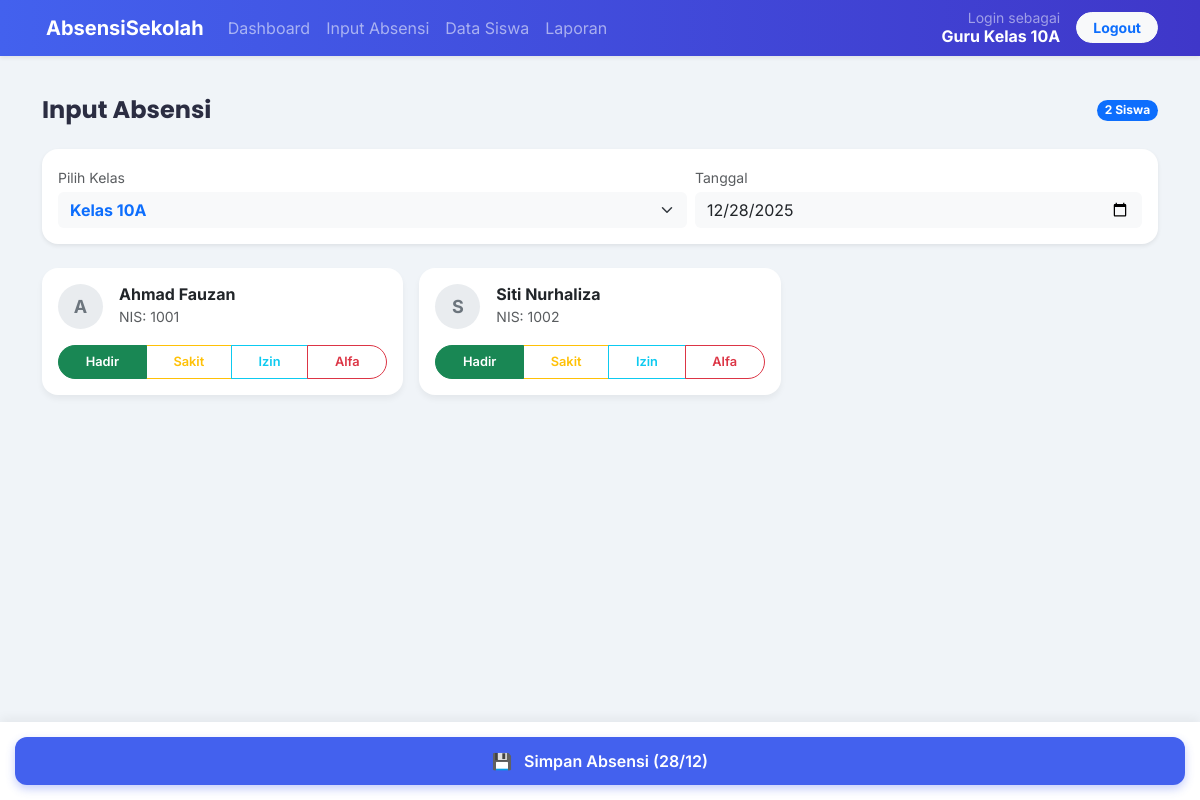
The page /absensi.php (signed in) on the database its author committed.
### tables this page shows
CREATE TABLE siswa (
  id INT AUTO_INCREMENT PRIMARY KEY,
  nama_siswa VARCHAR(100) NOT NULL,
  nis VARCHAR(20) NOT NULL,
  id_kelas INT,
  FOREIGN KEY (id_kelas) REFERENCES kelas(id) ON DELETE CASCADE
);

### koneksi.php (called while the page is built, shortened)
<?php
function esc($s){ return htmlspecialchars($s, ENT_QUOTES); }
?>

### absensi.php (the view, shortened to what this page needs)
<?php
require 'koneksi.php';
$kelas = $mysqli->query("SELECT * FROM kelas")->fetch_all(MYSQLI_ASSOC);
$selected_kelas = intval($_GET['kelas'] ?? ($kelas[0]['id'] ?? 0));
$tanggal = $_GET['tanggal'] ?? date('Y-m-d');
$stmt = $mysqli->prepare("SELECT * FROM siswa WHERE id_kelas = ? ORDER BY nama_siswa ASC");
$stmt->bind_param('i', $selected_kelas);
$stmt->execute();
$siswa = $stmt->get_result()->fetch_all(MYSQLI_ASSOC);
?>
<!doctype html>
<html lang="id">
<head>
    <link href="https://cdn.jsdelivr.net/npm/bootstrap@5.3.0/dist/css/bootstrap.min.css" rel="stylesheet">
</head>
<body>
<?php include 'navbar.php'; ?>
<div class="container py-4">
    <div class="d-flex justify-content-between align-items-center mb-4">
        <h4 class="mb-0 fw-bold">Input Absensi</h4>
        <span class="badge bg-primary rounded-pill"><?php echo count($siswa); ?> Siswa</span>
    </div>
    <div class="card p-3 mb-4 border-0 shadow-sm rounded-4">
        <form method="get" class="row g-2">
            <div class="col-7">
                <label class="small text-muted mb-1">Pilih Kelas</label>
                <select name="kelas" class="form-select border-0 bg-light fw-bold text-primary" onchange="this.form.submit()">
                    <?php foreach($kelas as $k): ?>
                        <option value="<?php echo $k['id']; ?>" <?php echo ($k['id']==$selected_kelas?'selected':''); ?>>
                            Kelas <?php echo esc($k['nama_kelas']); ?>
                        </option>
                    <?php endforeach; ?>
                </select>
            </div>
            <div class="col-5">
                <label class="small text-muted mb-1">Tanggal</label>
                <input type="date" name="tanggal" class="form-control border-0 bg-light" value="<?php echo esc($tanggal); ?>" onchange="this.form.submit()">
            </div>
        </form>
    </div>
    <form method="post" id="formAbsensi">
        <div class="row g-3">
            <?php
            foreach($siswa as $s):
                $inisial = strtoupper(substr($s['nama_siswa'], 0, 1));
                $sid = intval($s['id']);
            ?>
            <div class="col-md-6 col-lg-4">
                <div class="student-card p-3 h-100 d-flex flex-column justify-content-between">
                    <div class="d-flex align-items-center mb-3">
                        <div class="avatar-placeholder me-3"><?php echo $inisial; ?></div>
                        <div>
                            <h6 class="mb-0 fw-bold"><?php echo esc($s['nama_siswa']); ?></h6>
                            <small class="text-muted">NIS: <?php echo esc($s['nis']); ?></small>
                        </div>
                    </div>
                    <div class="btn-group w-100" role="group">
                        <label class="btn btn-outline-success selector-label" for="h_<?php echo $sid; ?>">Hadir</label>
                        <label class="btn btn-outline-warning selector-label" for="s_<?php echo $sid; ?>">Sakit</label>
                        <label class="btn btn-outline-info selector-label" for="i_<?php echo $sid; ?>">Izin</label>
                        <label class="btn btn-outline-danger selector-label" for="a_<?php echo $sid; ?>">Alfa</label>
                    </div>
                </div>
            </div>
            <?php endforeach; ?>
        </div>
        <div class="fab-container">
            <button class="btn btn-primary btn-simpan text-white">
                <span class="me-2">💾</span> Simpan Absensi (<?php echo date('d/m', strtotime($tanggal)); ?>)
            </button>
        </div>
    </form>
</div>
</body>
</html>

### absensi.php (style rules this page uses)
:root { --primary: #4361EE; --bg-light: #F0F4F8; --hadir: #4CC9F0; --izin: #F72585; --sakit: #FNC600; --alfa: #E63946; }
body { background-color: var(--bg-light); font-family: 'Inter', sans-serif; padding-bottom: 80px; }
h1, h2, h3, h4, h5 { font-family: 'Poppins', sans-serif; color: #2B2D42; }
.student-card { border: none; border-radius: 16px; background: white; transition: all 0.2s; box-shadow: 0 4px 6px rgba(0,0,0,0.05); }
.avatar-placeholder { width: 45px; height: 45px; background: #e9ecef; color: #6c757d; border-radius: 50%; display: flex; align-items: center; justify-content: center; font-weight: bold; font-size: 18px; }
.btn-check:checked + .btn-outline-success { background-color: #198754; color: white; border-color: #198754; }
.selector-label { font-size: 0.8rem; font-weight: 600; padding: 0.4rem 0.8rem; border-radius: 20px; }
.fab-container { position: fixed; bottom: 0; left: 0; right: 0; background: white; padding: 15px; box-shadow: 0 -4px 10px rgba(0,0,0,0.05); z-index: 1000; }
.btn-simpan { background: var(--primary); border: none; border-radius: 12px; font-weight: 600; padding: 12px; width: 100%; box-shadow: 0 4px 10px rgba(67, 97, 238, 0.3); }

### rows shown on the page
siswa: nama_siswa "A", nama_siswa "Ahmad Fauzan", nis "1001"
siswa: nama_siswa "S", nama_siswa "Siti Nurhaliza", nis "1002"

### other values the page prints
$_SESSION['user']['nama_lengkap'] "Guru Kelas 10A"
count($siswa) "2"
date('d/m', strtotime($tanggal)) "28/12"
